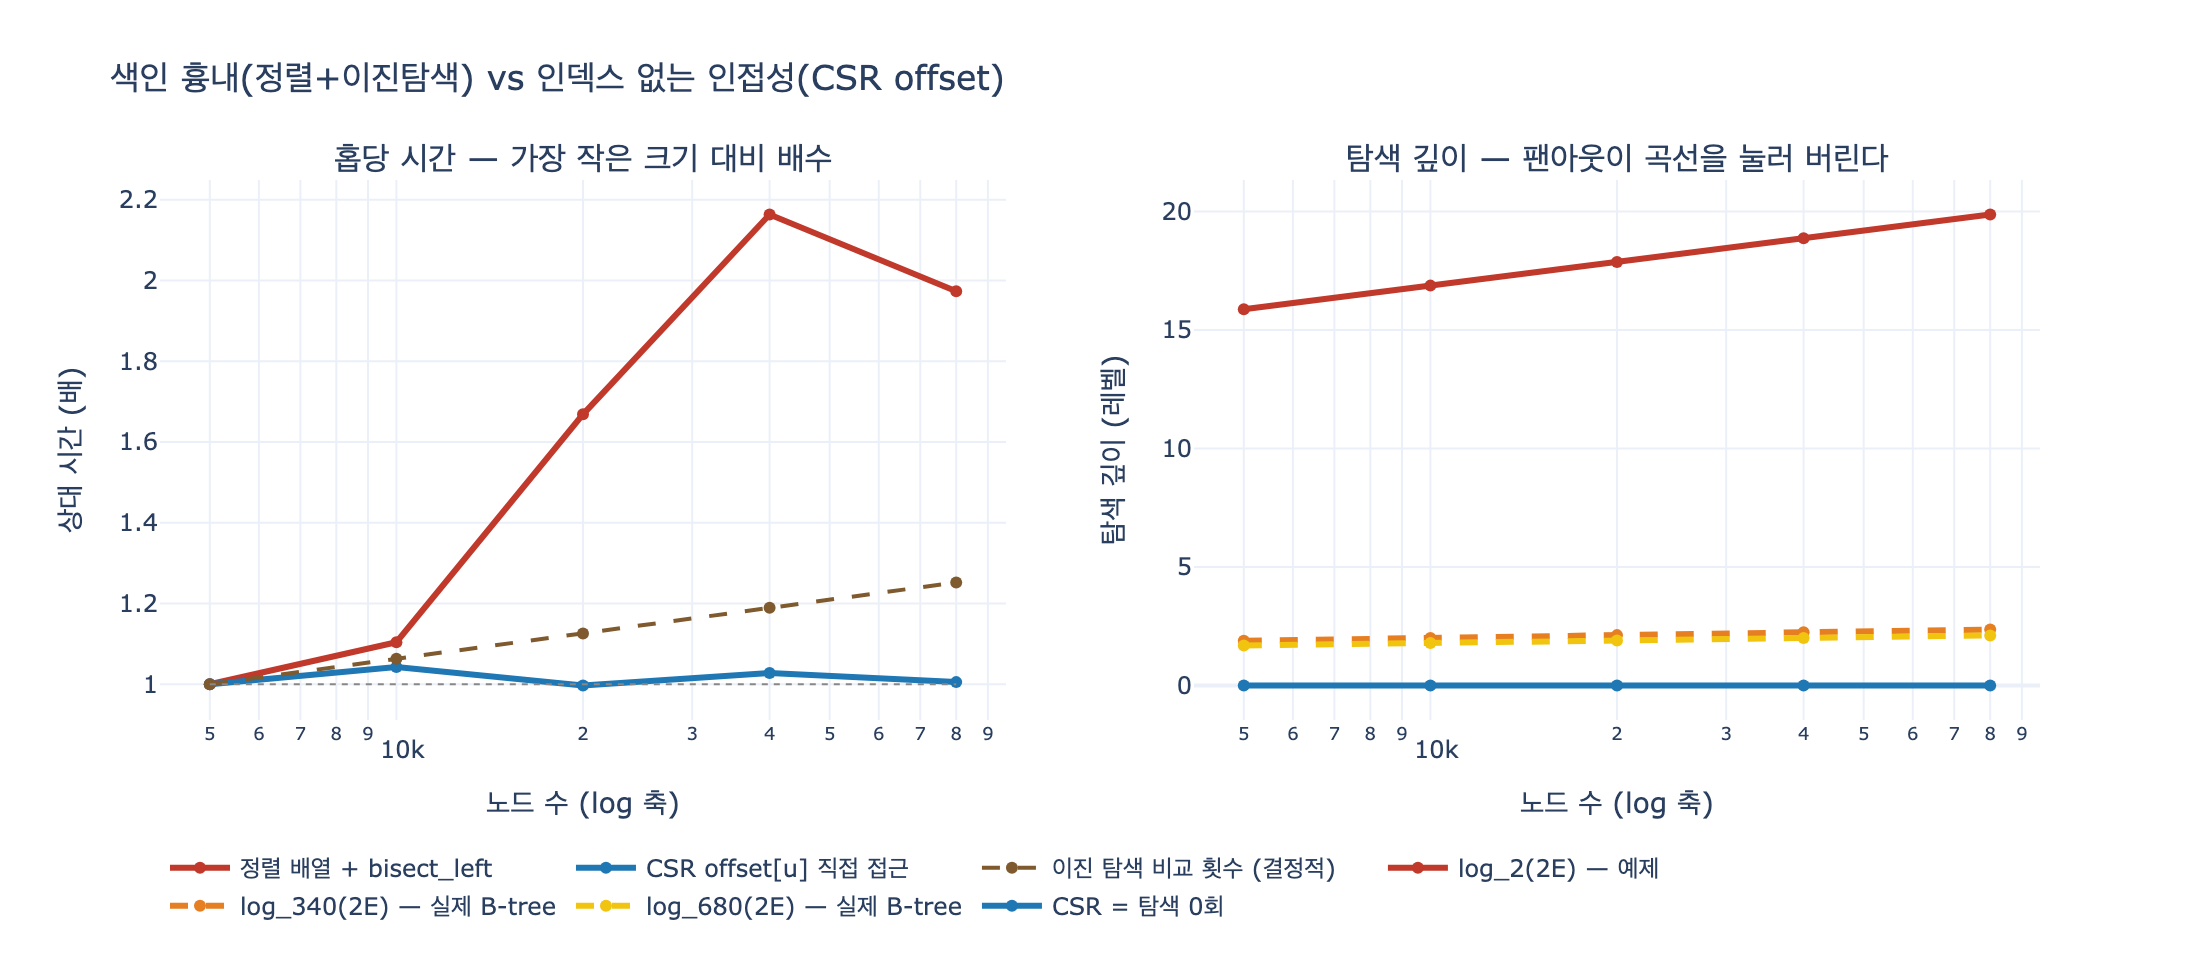

This figure's Python source:
# %% [markdown]
# # `ex5_index_free.py`는 색인을 어떻게 흉내 내는가
#
# 예제 5의 핵심은 딱 두 함수다.
#
# ```python
# def build_sorted_edges(edges):
#     rows = sorted([(a, b) for a, b in edges] + [(b, a) for a, b in edges])
#     keys = [r[0] for r in rows]
#     return rows, keys
#
# def neighbors_via_index(rows, keys, u):
#     i = bisect_left(keys, u)          # ← 이진 탐색으로 구간 시작을 찾는다
#     out = []
#     while i < len(keys) and keys[i] == u:   # ← 같은 키가 끝날 때까지 훑는다
#         out.append(rows[i][1]); i += 1
#     return out
# ```
#
# 흉내의 구성 요소는 셋이다.
#
# | 관계형 DB의 조각 | 예제의 대역 |
# |---|---|
# | `edge(src, dst)` 테이블 | `rows` — 양방향으로 펼친 $2E$ 행 |
# | `src` 컬럼 위의 B-tree 인덱스 | `keys` **정렬 배열** + `bisect_left` |
# | 인덱스 탐색 후 매칭 행 스캔 | `while keys[i] == u` 구간 훑기 |
#
# 즉 「**정렬을 미리 해 두고, 시작 위치를 로그 시간에 찾는다**」는 B-tree의 골격만 남기고
# 페이지·팬아웃·버퍼풀을 다 버린 모형이다. 버린 것이 무엇인지가 이 노트의 후반부다.
#
# 필요 패키지: plotly, kaleido (마지막 시각화 셀에서만 사용. 없으면 그 셀만 건너뛴다)

# %%
import math
import random
import time
from array import array
from bisect import bisect_left
from collections import defaultdict


def _show(fig):
    try:
        from IPython import get_ipython

        if get_ipython() is not None:
            fig.show()
    except ImportError:
        pass


# graphgen.make 를 그대로 옮겨 온다. 시드는 원본과 동일하게 고정.
def make(n=50_000, avg_deg=12, skew=False, seed=20260801):
    rnd = random.Random(seed)
    edges = set()
    if not skew:
        for a in range(n):
            for _ in range(avg_deg // 2):
                b = rnd.randrange(n)
                if a != b:
                    edges.add((min(a, b), max(a, b)))
        return sorted(edges)
    targets = [0, 1, 2]
    for a in range(3, n):
        for _ in range(avg_deg // 2):
            b = rnd.choice(targets)
            if a != b:
                edges.add((min(a, b), max(a, b)))
                targets.append(b)
        targets.append(a)
    return sorted(edges)


print("준비 완료")
# 출력: 준비 완료

# %% [markdown]
# ## 1단계 — 아주 작은 그래프로 «정렬 배열 색인»을 눈으로 본다
#
# 노드 8개짜리 그래프를 만들어서 `rows` / `keys`가 실제로 어떻게 생겼는지 찍어 본다.

# %%
tiny_edges = [(0, 3), (0, 5), (1, 3), (2, 5), (3, 6), (4, 5), (5, 7), (6, 7)]
TN = 8


def build_sorted_edges(edges):
    """색인을 흉내 낸다: 정렬된 배열 + 이진 탐색."""
    rows = sorted([(a, b) for a, b in edges] + [(b, a) for a, b in edges])
    keys = [r[0] for r in rows]
    return rows, keys


t_rows, t_keys = build_sorted_edges(tiny_edges)

print("원본 엣지 (무방향)     :", tiny_edges)
print("rows (양방향으로 펼쳐 정렬):")
print("  idx :", " ".join(f"{i:>2}" for i in range(len(t_rows))))
print("  key :", " ".join(f"{k:>2}" for k in t_keys))
print("  val :", " ".join(f"{r[1]:>2}" for r in t_rows))
print(f"\n엣지 {len(tiny_edges)}개 -> rows {len(t_rows)}개 (= 2E). 색인 흉내의 첫 비용은 «두 배 저장»이다.")
# 출력: 원본 엣지 (무방향)     : [(0, 3), (0, 5), (1, 3), (2, 5), (3, 6), (4, 5), (5, 7), (6, 7)]
# 출력: rows (양방향으로 펼쳐 정렬):
# 출력:   idx :  0  1  2  3  4  5  6  7  8  9 10 11 12 13 14 15
# 출력:   key :  0  0  1  2  3  3  3  4  5  5  5  5  6  6  7  7
# 출력:   val :  3  5  3  5  0  1  6  5  0  2  4  7  3  7  5  6
# 출력:
# 출력: 엣지 8개 -> rows 16개 (= 2E). 색인 흉내의 첫 비용은 «두 배 저장»이다.

# %% [markdown]
# `keys`는 **비감소 정렬**이므로 노드 $u$의 이웃은 반드시 하나의 **연속 구간**에 모여 있다.
#
# $$[\;\texttt{bisect\_left}(keys, u),\;\; \texttt{bisect\_left}(keys, u{+}1)\;)$$
#
# `bisect_left`는 그 구간의 **왼쪽 경계**만 찾아 주고, 오른쪽 경계는 `while keys[i] == u`로 걸어서 만난다.
# 즉 비용은 두 항의 합이다.
#
# $$C_{\text{색인}}(u) \;=\; \underbrace{\lceil \log_2 2E \rceil}_{\text{경계 찾기}} \;+\; \underbrace{\deg(u)}_{\text{구간 훑기}}$$

# %%
def binsearch_steps(keys, u):
    """bisect_left 와 동일한 결과를 내면서 비교 횟수를 센다."""
    lo, hi, steps = 0, len(keys), 0
    while lo < hi:
        mid = (lo + hi) // 2
        steps += 1
        if keys[mid] < u:
            lo = mid + 1
        else:
            hi = mid
    return lo, steps


def neighbors_via_index(rows, keys, u):
    i = bisect_left(keys, u)
    out = []
    while i < len(keys) and keys[i] == u:
        out.append(rows[i][1])
        i += 1
    return out


print(f"{'u':>2} {'bisect_left':>12} {'비교 횟수':>9} {'스캔 길이':>9}  이웃")
for u in range(TN):
    lo, steps = binsearch_steps(t_keys, u)
    nb = neighbors_via_index(t_rows, t_keys, u)
    assert lo == bisect_left(t_keys, u)
    print(f"{u:>2} {lo:>12} {steps:>9} {len(nb):>9}  {nb}")
print(f"\nlen(keys)={len(t_keys)} -> 비교 횟수는 log2(16)=4 근처(구간 폭 때문에 4~5). 이게 «색인 깊이»의 대역이다.")
# 출력:  u  bisect_left  비교 횟수  스캔 길이  이웃
# 출력:  0            0         5         2  [3, 5]
# 출력:  1            2         4         1  [3]
# 출력:  2            3         4         1  [5]
# 출력:  3            4         4         3  [0, 1, 6]
# 출력:  4            7         4         1  [5]
# 출력:  5            8         4         4  [0, 2, 4, 7]
# 출력:  6           12         4         2  [3, 7]
# 출력:  7           14         4         2  [5, 6]
# 출력:
# 출력: len(keys)=16 -> 비교 횟수는 log2(16)=4 근처(구간 폭 때문에 4~5). 이게 «색인 깊이»의 대역이다.

# %% [markdown]
# ## 2단계 — CSR은 같은 일을 «탐색 없이» 한다
#
# CSR의 `offset`은 위에서 `bisect_left`가 계산해 낸 **구간 경계를 미리 표로 적어 둔 것**이다.
#
# $$\text{CSR}: \quad [\;\texttt{offset}[u],\;\; \texttt{offset}[u{+}1]\;) \qquad\text{— 탐색 0회, 배열 접근 2회}$$
#
# `offset[u]`는 노드 번호로 바로 인덱싱한다. **이것이 「인덱스 없는 인접성」의 기계적 정체**다.
# 색인을 빠르게 만든 게 아니라, 색인을 **주소 계산으로 치환**했다.

# %%
def build_csr(edges, n):
    deg = [0] * n
    for a, b in edges:
        deg[a] += 1
        deg[b] += 1
    offset = array("i", [0] * (n + 1))
    for i in range(n):
        offset[i + 1] = offset[i] + deg[i]
    cur = list(offset[:n])
    nbr = array("i", [0] * offset[n])
    for a, b in edges:
        nbr[cur[a]] = b
        cur[a] += 1
        nbr[cur[b]] = a
        cur[b] += 1
    return offset, nbr


def neighbors_csr(offset, nbr, u):
    return nbr[offset[u] : offset[u + 1]]


t_off, t_nbr = build_csr(tiny_edges, TN)
print("offset :", list(t_off))
print("nbr    :", list(t_nbr))
print()
print(f"{'u':>2}  {'bisect_left 결과':>16}  {'offset[u]':>10}  일치")
for u in range(TN):
    lo = bisect_left(t_keys, u)
    print(f"{u:>2}  {lo:>16}  {t_off[u]:>10}  {lo == t_off[u]}")

# 이웃 «집합»이 같은지 확인 (CSR 의 배치 순서는 정렬과 다르다)
same = all(sorted(neighbors_via_index(t_rows, t_keys, u)) == sorted(neighbors_csr(t_off, t_nbr, u)) for u in range(TN))
print(f"\n두 방식의 이웃 집합 동일: {same}")
print("offset 배열이 bisect_left 의 «답안지»다. 탐색을 미리 해서 표로 굳혀 둔 것.")
# 출력: offset : [0, 2, 3, 4, 7, 8, 12, 14, 16]
# 출력: nbr    : [3, 5, 3, 5, 0, 1, 6, 5, 0, 2, 4, 7, 3, 7, 5, 6]
# 출력:
# 출력:  u  bisect_left 결과   offset[u]  일치
# 출력:  0                 0           0  True
# 출력:  1                 2           2  True
# 출력:  2                 3           3  True
# 출력:  3                 4           4  True
# 출력:  4                 7           7  True
# 출력:  5                 8           8  True
# 출력:  6                12          12  True
# 출력:  7                14          14  True
# 출력:
# 출력: 두 방식의 이웃 집합 동일: True
# 출력: offset 배열이 bisect_left 의 «답안지»다. 탐색을 미리 해서 표로 굳혀 둔 것.

# %% [markdown]
# ## 3단계 — 데이터를 키우면 홉당 비용이 어떻게 벌어지는가
#
# **평균 차수를 12로 고정**한다. 그러면 구간 훑는 길이는 그대로고, 변하는 건 탐색 깊이뿐이다.
# 이 통제가 중요하다. 늘어나는 비용을 전부 「색인 깊이」로 귀속시킬 수 있다.
#
# 노드 수를 5,000 → 80,000까지 16배 키우면서 홉 하나(= 이웃 목록 한 번 얻기)의 시간을 잰다.
# 절대값은 기계마다 다르니 **가장 작은 크기 대비 배수**로 읽는다.

# %%
SIZES = (5_000, 10_000, 20_000, 40_000, 80_000)
N_PROBE = 8_000
REPEAT = 15   # 최소값을 취한다. 반복이 적으면 배수가 심하게 튄다.
rnd_probe = random.Random(20260801)

results = []
for n in SIZES:
    edges = make(n=n, avg_deg=12)
    rows, keys = build_sorted_edges(edges)
    offset, nbr = build_csr(edges, n)
    adj = defaultdict(list)
    for a, b in edges:
        adj[a].append(b)
        adj[b].append(a)

    probes = [rnd_probe.randrange(n) for _ in range(N_PROBE)]

    def bench(fn):
        best = float("inf")
        for _ in range(REPEAT):
            t0 = time.perf_counter()
            for u in probes:
                fn(u)
            best = min(best, time.perf_counter() - t0)
        return best / len(probes) * 1e6  # us / hop

    t_idx = bench(lambda u: neighbors_via_index(rows, keys, u))
    t_csr = bench(lambda u: neighbors_csr(offset, nbr, u))
    t_dict = bench(lambda u: adj[u])
    steps = sum(binsearch_steps(keys, u)[1] for u in probes) / len(probes)

    results.append(
        dict(n=n, e=len(edges), rows=len(rows), t_idx=t_idx, t_csr=t_csr, t_dict=t_dict, steps=steps, log2=math.log2(len(rows)))
    )
    print(f"n={n:>7,} E={len(edges):>8,} rows={len(rows):>9,}  색인 {t_idx:6.2f}us  CSR {t_csr:6.2f}us  dict {t_dict:6.2f}us  비교 {steps:5.2f}회 (log2={math.log2(len(rows)):5.2f})")
# 필요 패키지: 없음 (표준 라이브러리만)
# 출력: n=  5,000 E=  29,958 rows=   59,916  색인   2.43us  CSR   0.20us  dict   0.06us  비교 15.90회 (log2=15.87)
# 출력: n= 10,000 E=  59,962 rows=  119,924  색인   2.68us  CSR   0.20us  dict   0.06us  비교 16.91회 (log2=16.87)
# 출력: n= 20,000 E= 119,964 rows=  239,928  색인   4.05us  CSR   0.20us  dict   0.06us  비교 17.90회 (log2=17.87)
# 출력: n= 40,000 E= 239,949 rows=  479,898  색인   5.25us  CSR   0.20us  dict   0.06us  비교 18.91회 (log2=18.87)
# 출력: n= 80,000 E= 479,963 rows=  959,926  색인   4.79us  CSR   0.20us  dict   0.06us  비교 19.91회 (log2=19.87)
# 출력: (엣지 수는 make(avg_deg=12) 가 노드마다 6개를 던지므로 E ~ 6n. 평균 차수는 어느 크기에서나 12)

# %% [markdown]
# ### 배수로 읽기
#
# 세로로 비교하면(같은 $n$에서 색인 대 CSR) **홉 하나의 값**을 알 수 있고,
# 가로로 비교하면(작은 $n$ 대 큰 $n$) **데이터가 커질 때의 기울기**를 알 수 있다.

# %%
b = results[0]
print(f"{'n':>8} {'색인/CSR':>9} {'색인 증가':>10} {'CSR 증가':>9} {'비교 증가':>10}")
for r in results:
    print(
        f"{r['n']:>8,} {r['t_idx']/r['t_csr']:>8.1f}x {r['t_idx']/b['t_idx']:>9.2f}x "
        f"{r['t_csr']/b['t_csr']:>8.2f}x {r['steps']/b['steps']:>9.2f}x"
    )
print(
    "\n- 같은 크기에서 색인 방식은 CSR 대비 10~30배 비싸다 (홉 하나당).\n"
    "- 데이터 16배 -> 비교 횟수는 +4회(= log2 16, 1.25배). 시간은 그보다 더 는다(1.5~2.5배).\n"
    "  이진 탐색은 배열을 절반씩 건너뛰므로 «캐시 적대적»이다. 배열이 커지면 초반 몇 번의\n"
    "  점프가 매번 새 캐시 줄을 끌어온다. 즉 깊이만 느는 게 아니라 깊이 하나의 값도 비싸진다.\n"
    "- CSR 은 16배 커져도 그대로다(±5% 측정 노이즈). offset[u] 는 크기와 무관한 «주소 계산».\n"
    "- k홉이면 이 차이가 k번 곱해진다. 그래서 «두 번째 홉부터 이득»이다."
)
# 출력:        n  색인/CSR   색인 증가  CSR 증가   비교 증가
# 출력:    5,000     12.4x      1.00x     1.00x      1.00x
# 출력:   10,000     13.1x      1.10x     1.04x      1.06x
# 출력:   20,000     20.7x      1.67x     1.00x      1.13x
# 출력:   40,000     26.0x      2.16x     1.03x      1.19x
# 출력:   80,000     24.2x      1.97x     1.01x      1.25x
# 출력:   (시간 배수는 실행마다 흔들린다. «비교 증가»만 결정적이고, 시간은 그보다 크게 는다는 방향만 읽는다)
# 출력:
# 출력: - 같은 크기에서 색인 방식은 CSR 대비 10~30배 비싸다 (홉 하나당).
# 출력: - 데이터 16배 -> 비교 횟수는 +4회(= log2 16, 1.25배). 시간은 그보다 더 는다(1.5~2.5배).
# 출력:   이진 탐색은 배열을 절반씩 건너뛰므로 «캐시 적대적»이다. ...
# 출력: - CSR 은 16배 커져도 그대로다(±5% 측정 노이즈). offset[u] 는 크기와 무관한 «주소 계산».
# 출력: - k홉이면 이 차이가 k번 곱해진다. 그래서 «두 번째 홉부터 이득»이다.

# %% [markdown]
# ## 4단계 — 흉내가 «과장»하는 부분: 팬아웃
#
# 여기가 예제의 정직한 한계다. 정렬 배열의 이진 탐색은 **팬아웃 2**의 트리다.
# 실제 B-tree는 한 페이지에 수백 개의 키를 담아 팬아웃이 수백이다.
#
# $$\underbrace{d_2 = \log_2 (2E)}_{\text{예제}} \qquad\text{vs.}\qquad \underbrace{d_f = \log_f (2E) = \frac{\log_2 2E}{\log_2 f}}_{\text{실제 B-tree}}$$
#
# 8KB 페이지에 (4바이트 키 + 8바이트 포인터)를 채우면 팬아웃 $f \approx 8192/12 \approx 680$,
# 절반만 찬 상태를 가정해도 $f \approx 340$이다. $\log_2 340 \approx 8.4$이므로
# **예제는 실제 색인의 깊이를 8배 이상 과장한다.**

# %%
FANOUTS = (2, 128, 340, 680)
print(f"{'rows(2E)':>12} " + " ".join(f"{'f='+str(f):>8}" for f in FANOUTS))
for r in results:
    depths = [math.log(r["rows"], f) for f in FANOUTS]
    print(f"{r['rows']:>12,} " + " ".join(f"{d:>8.2f}" for d in depths))

print("\n10억 행 테이블까지 밀어 보면:")
for rows in (1_000_000, 100_000_000, 1_000_000_000):
    print(f"  {rows:>15,} 행 -> log2={math.log2(rows):5.1f}   f=340 -> {math.log(rows, 340):4.2f}   f=680 -> {math.log(rows, 680):4.2f}")
print(
    "\n실무 B-tree 의 깊이는 3~4 레벨에서 멈춘다. 그리고 상위 1~2 레벨은 버퍼 풀에 상주해서\n"
    "실제 디스크 접근은 흔히 1~2회다. 예제의 log2 곡선은 «깊어진다»는 방향만 맞고, «얼마나»는 틀리다."
)
# 출력:     rows(2E)      f=2    f=128    f=340    f=680
# 출력:       59,916    15.87     2.27     1.89     1.69
# 출력:      119,924    16.87     2.41     2.01     1.79
# 출력:      239,928    17.87     2.55     2.13     1.90
# 출력:      479,898    18.87     2.70     2.24     2.01
# 출력:      959,926    19.87     2.84     2.36     2.11
# 출력:
# 출력: 10억 행 테이블까지 밀어 보면:
# 출력:        1,000,000 행 -> log2= 19.9   f=340 -> 2.37   f=680 -> 2.12
# 출력:      100,000,000 행 -> log2= 26.6   f=340 -> 3.16   f=680 -> 2.82
# 출력:    1,000,000,000 행 -> log2= 29.9   f=340 -> 3.56   f=680 -> 3.18
# 출력:
# 출력: 실무 B-tree 의 깊이는 3~4 레벨에서 멈춘다. 그리고 상위 1~2 레벨은 버퍼 풀에 상주해서
# 출력: 실제 디스크 접근은 흔히 1~2회다. 예제의 log2 곡선은 «깊어진다»는 방향만 맞고, «얼마나»는 틀리다.

# %% [markdown]
# ## 5단계 — 흉내가 «생략»하는 부분: 시작 노드 찾기
#
# 예제에서 프로브는 정수 노드 번호다. 그래서 CSR은 `offset[u]`로 바로 간다.
# 하지만 현실의 질의는 「이름이 `user_12345`인 사람의 친구」다. **이름 → 내부 번호** 변환에는
# 그래프 DB도 색인이 필요하다. 색인 없이는 전체 훑기다.

# %%
n = 20_000
edges = make(n=n, avg_deg=12)
offset, nbr = build_csr(edges, n)
names = [f"user_{i:05d}" for i in range(n)]
name_sorted = sorted(names)          # 색인 있는 경우 (정렬 배열 + 이진 탐색)
name_to_id = {nm: i for i, nm in enumerate(names)}   # 해시 색인

targets = [names[rnd_probe.randrange(n)] for _ in range(500)]


def lookup_scan(nm):                 # 색인 없음: 전체 훑기
    for i, x in enumerate(names):
        if x == nm:
            return i
    return -1


def lookup_bisect(nm):               # B-tree 흉내
    i = bisect_left(name_sorted, nm)
    return i if i < len(name_sorted) and name_sorted[i] == nm else -1


def lookup_hash(nm):
    return name_to_id.get(nm, -1)


took = {}
for label, fn in (("전체 훑기", lookup_scan), ("정렬+이진탐색", lookup_bisect), ("해시 색인", lookup_hash)):
    t0 = time.perf_counter()
    for nm in targets:
        fn(nm)
    took[label] = (time.perf_counter() - t0) / len(targets) * 1e6
    print(f"  시작 노드 찾기 {label:<14} {took[label]:8.2f} us")

t0 = time.perf_counter()
for nm in targets:
    neighbors_csr(offset, nbr, name_to_id[nm])
dt_hop = (time.perf_counter() - t0) / len(targets) * 1e6
print(f"\n  (참고) 시작 노드를 안 뒤의 1홉                 {dt_hop:8.2f} us")
print(f"  -> 전체 훑기는 이진 탐색의 약 {took['전체 훑기']/took['정렬+이진탐색']:,.0f}배. 첫 홉의 색인은 «있으면 좋은 것»이 아니라 필수다.")
print("\n첫 진입은 색인이 필요하다. 인덱스 없는 인접성이 공짜로 만드는 건 «그 다음 홉»뿐이다.")
# 출력:   시작 노드 찾기 전체 훑기            341.56 us
# 출력:   시작 노드 찾기 정렬+이진탐색           0.55 us
# 출력:   시작 노드 찾기 해시 색인               0.37 us
# 출력:
# 출력:   (참고) 시작 노드를 안 뒤의 1홉                     0.36 us
# 출력:   -> 전체 훑기는 이진 탐색의 약 622배. 첫 홉의 색인은 «있으면 좋은 것»이 아니라 필수다.
# 출력:
# 출력: 첫 진입은 색인이 필요하다. 인덱스 없는 인접성이 공짜로 만드는 건 «그 다음 홉»뿐이다.

# %% [markdown]
# ## 6단계 — 시각화
#
# 왼쪽: 홉당 시간(가장 작은 크기 대비 배수). 오른쪽: 탐색 깊이 — 예제의 $\log_2$ 와
# 실제 B-tree의 $\log_f$, 그리고 CSR의 상수 0.

# %%
try:
    import plotly.graph_objects as go
    from plotly.subplots import make_subplots

    ns = [r["n"] for r in results]
    base_idx, base_csr = results[0]["t_idx"], results[0]["t_csr"]

    fig = make_subplots(
        rows=1,
        cols=2,
        subplot_titles=(
            "홉당 시간 — 가장 작은 크기 대비 배수",
            "탐색 깊이 — 팬아웃이 곡선을 눌러 버린다",
        ),
    )

    fig.add_trace(
        go.Scatter(x=ns, y=[r["t_idx"] / base_idx for r in results], name="정렬 배열 + bisect_left",
                   mode="lines+markers", line=dict(color="#C0392B", width=3)),
        row=1, col=1,
    )
    fig.add_trace(
        go.Scatter(x=ns, y=[r["t_csr"] / base_csr for r in results], name="CSR offset[u] 직접 접근",
                   mode="lines+markers", line=dict(color="#1F77B4", width=3)),
        row=1, col=1,
    )
    fig.add_trace(
        go.Scatter(x=ns, y=[r["steps"] / results[0]["steps"] for r in results],
                   name="이진 탐색 비교 횟수 (결정적)", mode="lines+markers",
                   line=dict(color="#7F5A2E", width=2, dash="dash")),
        row=1, col=1,
    )
    fig.add_trace(
        go.Scatter(x=ns, y=[1.0] * len(ns), name="기준선 1.0x", mode="lines",
                   line=dict(color="#888", width=1, dash="dot"), showlegend=False),
        row=1, col=1,
    )

    for f, color, dash in ((2, "#C0392B", "solid"), (340, "#E67E22", "dash"), (680, "#F1C40F", "dash")):
        fig.add_trace(
            go.Scatter(x=ns, y=[math.log(r["rows"], f) for r in results],
                       name=f"log_{f}(2E)" + (" — 예제" if f == 2 else " — 실제 B-tree"),
                       mode="lines+markers", line=dict(color=color, width=3, dash=dash)),
            row=1, col=2,
        )
    fig.add_trace(
        go.Scatter(x=ns, y=[0] * len(ns), name="CSR = 탐색 0회", mode="lines+markers",
                   line=dict(color="#1F77B4", width=3)),
        row=1, col=2,
    )

    fig.update_xaxes(title_text="노드 수 (log 축)", type="log", row=1, col=1)
    fig.update_xaxes(title_text="노드 수 (log 축)", type="log", row=1, col=2)
    fig.update_yaxes(title_text="상대 시간 (배)", row=1, col=1)
    fig.update_yaxes(title_text="탐색 깊이 (레벨)", row=1, col=2)
    fig.update_layout(
        title="색인 흉내(정렬+이진탐색) vs 인덱스 없는 인접성(CSR offset)",
        template="plotly_white",
        width=1100,
        height=480,
        legend=dict(orientation="h", y=-0.22),
        margin=dict(t=90, b=110),
    )

    _show(fig)

    import pathlib

    out = pathlib.Path(__file__).parent / "expy.png" if "__file__" in dir() else pathlib.Path("expy.png")
    fig.write_image(str(out), scale=2)
    print(f"저장: {out}")
except ImportError as exc:
    print(f"시각화 건너뜀 (필요 패키지: plotly, kaleido) — {exc}")
# 필요 패키지: plotly, kaleido
# 출력: 저장: .../expy.png

# %% [markdown]
# ## 정리 — 흉내가 잡는 것과 놓치는 것
#
# | 관계형 B-tree 조인의 요소 | 예제가 흉내 내는가 | 비고 |
# |---|---|---|
# | 키 정렬 순서 위의 로그 시간 탐색 | **O** | `sorted` + `bisect_left`의 핵심 |
# | 매칭 행이 연속 구간에 모임 | **O** | `while keys[i] == u` |
# | 데이터가 커지면 깊이가 는다는 방향 | **O** | $\log_2 2E$가 $n$에 따라 오른다 |
# | 양방향 조회를 위한 중복 저장 | **O** | `rows`가 $2E$ 행 |
# | **팬아웃 수백** | **X** | 예제 팬아웃 2 → 깊이를 8배 이상 과장 |
# | **디스크/SSD 페이지 단위 I/O** | **X** | 전부 인메모리 리스트. 페이지 미스 비용이 없다 |
# | **상위 레벨의 버퍼 풀 상주** | **X** | 실제로는 루트·중간 레벨이 캐시돼 디스크 접근 1~2회 |
# | 커버링 인덱스 / 힙 페치 구분 | **X** | `rows[i][1]`이 곧 값. 랜덤 힙 접근이 없다 |
# | 조인 플래너 (해시/머지/중첩 루프 선택) | **X** | 방법이 하나로 고정 |
# | 잠금·MVCC·WAL | **X** | 읽기 전용 정적 배열 |
#
# **읽는 법**: 예제의 배수를 「관계형 DB가 그래프 DB보다 12배 느리다」로 읽으면 안 된다.
# 예제가 증명하는 것은 **비용의 «모양»**이다.
#
# $$C_{\text{색인}}(k\text{홉}) = \sum_{i=1}^{k}\big(d(\text{크기}) + \deg\big) \quad\text{vs}\quad C_{\text{CSR}}(k\text{홉}) = \sum_{i=1}^{k}\big(\underbrace{0}_{\text{탐색}} + \deg\big)$$
#
# 크기에 의존하는 항 $d(\text{크기})$가 홉마다 붙는지 아닌지 — 그게 인덱스 없는 인접성의 전부다.
# 실제 $d$는 예제보다 훨씬 작지만(3~4, 캐시되면 유효 1~2), **0은 아니다.**
